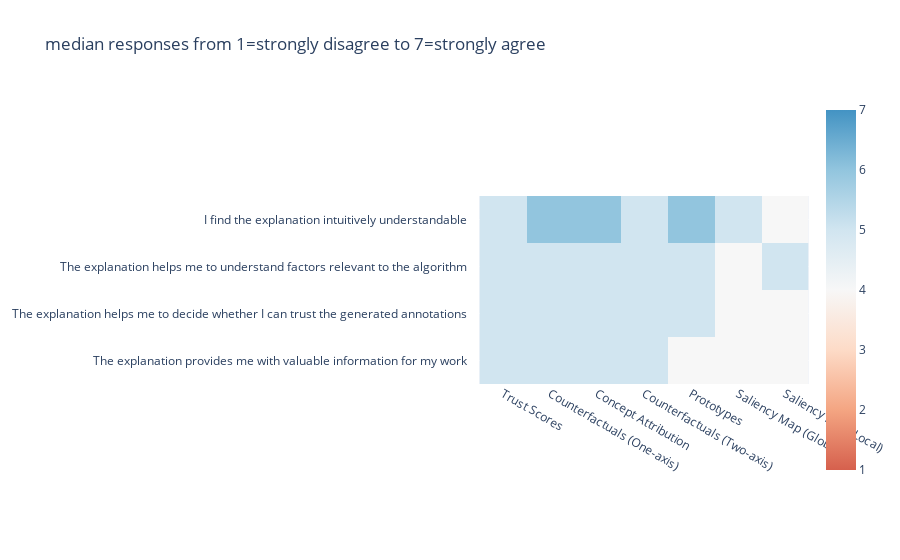

Notebook code for this chart:
### Code cell
import plotly.express as px

df2 = pd.DataFrame()

category_order = [
        "Strongly<br>disagree",
        "Disagree<br>",
        "Slightly<br>disagree",
        "Neutral<br>",
        "Slightly<br>agree",
        "Agree<br>",
        "Strongly<br>agree",
    ]

number_order = [1, 2, 3, 4, 5, 6, 7]
response_dict = dict(zip(number_order, category_order))

for name in index_sorted:
    df = result_dataframes[name]
    df2[name] = df.median()

px.imshow(
    df2,
    title="median responses from 1=strongly disagree to 7=strongly agree",
    zmin=1, 
    zmax= 7, 
    color_continuous_scale=palette
    )

### Figure 1 — Plotly figure (JSON) as saved in the notebook; plotly's stock layout.template omitted (floating-point values rounded to 4 significant figures)
{"data": [{"coloraxis": "coloraxis", "hovertemplate": "x: %{x}<br>y: %{y}<br>color: %{z}<extra></extra>", "name": "0", "type": "heatmap", "x": ["Trust Scores", "Counterfactuals (One-axis)", "Concept Attribution", "Counterfactuals (Two-axis)", "Prototypes", "Saliency Map (Global)", "Saliency Map (Local)"], "xaxis": "x", "y": ["I find the explanation intuitively understandable    ", "The explanation helps me to understand factors relevant to the algorithm    ", "The explanation helps me to decide whether I can trust the generated annotations    ", "The explanation provides me with valuable information for my work    "], "yaxis": "y", "z": [[5, 6, 6, 5, 6, 5, 4], [5, 5, 5, 5, 5, 4, 5], [5, 5, 5, 5, 5, 4, 4], [5, 5, 5, 5, 4, 4, 4]]}], "layout": {"coloraxis": {"cmax": 7, "cmin": 1, "colorscale": [[0, "rgb(214,96,77)"], [0.1667, "rgb(244,165,130)"], [0.3333, "rgb(253,219,199)"], [0.5, "rgb(247,247,247)"], [0.6667, "rgb(209,229,240)"], [0.8333, "rgb(146,197,222)"], [1, "rgb(67,147,195)"]]}, "title": {"text": "median responses from 1=strongly disagree to 7=strongly agree"}, "xaxis": {"anchor": "y", "constrain": "domain", "domain": [0, 1], "scaleanchor": "y"}, "yaxis": {"anchor": "x", "autorange": "reversed", "constrain": "domain", "domain": [0, 1]}}}
